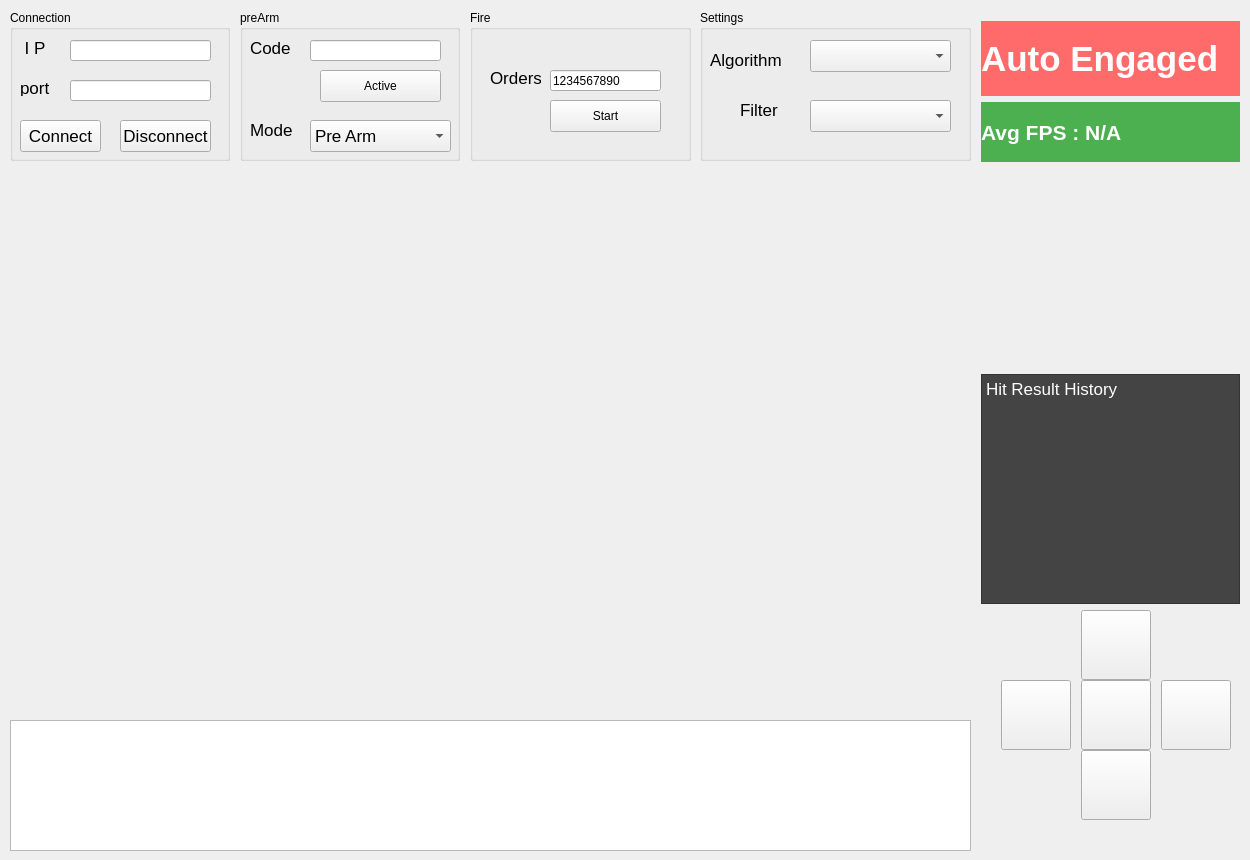
<?xml version="1.0" encoding="UTF-8"?>
<ui version="4.0">
 <class>devDreamer</class>
 <widget class="QMainWindow" name="devDreamer">
  <property name="geometry">
   <rect>
    <x>0</x>
    <y>0</y>
    <width>1250</width>
    <height>860</height>
   </rect>
  </property>
  <property name="minimumSize">
   <size>
    <width>1250</width>
    <height>860</height>
   </size>
  </property>
  <property name="maximumSize">
   <size>
    <width>1250</width>
    <height>860</height>
   </size>
  </property>
  <property name="windowTitle">
   <string>DevDreamers</string>
  </property>
  <property name="windowIcon">
   <iconset>
    <normaloff>resources/KakaoTalk_Photo_2024-06-24-18-08-19.png</normaloff>resources/KakaoTalk_Photo_2024-06-24-18-08-19.png</iconset>
  </property>
  <widget class="QWidget" name="centralwidget">
   <property name="minimumSize">
    <size>
     <width>1300</width>
     <height>1300</height>
    </size>
   </property>
   <widget class="QGroupBox" name="groupBox">
    <property name="geometry">
     <rect>
      <x>10</x>
      <y>10</y>
      <width>220</width>
      <height>151</height>
     </rect>
    </property>
    <property name="title">
     <string>Connection</string>
    </property>
    <widget class="QLabel" name="label">
     <property name="geometry">
      <rect>
       <x>10</x>
       <y>30</y>
       <width>31</width>
       <height>16</height>
      </rect>
     </property>
     <property name="font">
      <font>
       <pointsize>13</pointsize>
      </font>
     </property>
     <property name="text">
      <string> I P</string>
     </property>
    </widget>
    <widget class="QLineEdit" name="editIPAddress">
     <property name="geometry">
      <rect>
       <x>60</x>
       <y>30</y>
       <width>141</width>
       <height>21</height>
      </rect>
     </property>
     <property name="text">
      <string/>
     </property>
    </widget>
    <widget class="QLabel" name="label_2">
     <property name="geometry">
      <rect>
       <x>10</x>
       <y>70</y>
       <width>41</width>
       <height>16</height>
      </rect>
     </property>
     <property name="font">
      <font>
       <pointsize>13</pointsize>
      </font>
     </property>
     <property name="text">
      <string>port</string>
     </property>
    </widget>
    <widget class="QLineEdit" name="editTCPPort">
     <property name="geometry">
      <rect>
       <x>60</x>
       <y>70</y>
       <width>141</width>
       <height>21</height>
      </rect>
     </property>
    </widget>
    <widget class="QPushButton" name="buttonConnect">
     <property name="geometry">
      <rect>
       <x>10</x>
       <y>110</y>
       <width>81</width>
       <height>32</height>
      </rect>
     </property>
     <property name="font">
      <font>
       <pointsize>13</pointsize>
      </font>
     </property>
     <property name="text">
      <string>Connect</string>
     </property>
    </widget>
    <widget class="QPushButton" name="buttonDisconnect">
     <property name="geometry">
      <rect>
       <x>110</x>
       <y>110</y>
       <width>91</width>
       <height>32</height>
      </rect>
     </property>
     <property name="font">
      <font>
       <pointsize>13</pointsize>
      </font>
     </property>
     <property name="text">
      <string>Disconnect</string>
     </property>
    </widget>
   </widget>
   <widget class="QGroupBox" name="groupBox_2">
    <property name="geometry">
     <rect>
      <x>240</x>
      <y>10</y>
      <width>220</width>
      <height>151</height>
     </rect>
    </property>
    <property name="title">
     <string>preArm</string>
    </property>
    <widget class="QLabel" name="label_3">
     <property name="geometry">
      <rect>
       <x>10</x>
       <y>30</y>
       <width>51</width>
       <height>16</height>
      </rect>
     </property>
     <property name="font">
      <font>
       <pointsize>13</pointsize>
      </font>
     </property>
     <property name="text">
      <string>Code</string>
     </property>
    </widget>
    <widget class="QLineEdit" name="editPreArmCode">
     <property name="geometry">
      <rect>
       <x>70</x>
       <y>30</y>
       <width>131</width>
       <height>21</height>
      </rect>
     </property>
    </widget>
    <widget class="QPushButton" name="buttonPreArmEnable">
     <property name="geometry">
      <rect>
       <x>80</x>
       <y>60</y>
       <width>121</width>
       <height>32</height>
      </rect>
     </property>
     <property name="text">
      <string>Active</string>
     </property>
    </widget>
    <widget class="QComboBox" name="comboBoxSelectMode">
     <property name="geometry">
      <rect>
       <x>70</x>
       <y>110</y>
       <width>141</width>
       <height>32</height>
      </rect>
     </property>
     <property name="font">
      <font>
       <pointsize>13</pointsize>
      </font>
     </property>
     <item>
      <property name="text">
       <string>Pre Arm</string>
      </property>
     </item>
     <item>
      <property name="text">
       <string>Armed Manual</string>
      </property>
     </item>
     <item>
      <property name="text">
       <string>Auto Engage</string>
      </property>
     </item>
    </widget>
    <widget class="QLabel" name="label_8">
     <property name="geometry">
      <rect>
       <x>10</x>
       <y>110</y>
       <width>51</width>
       <height>20</height>
      </rect>
     </property>
     <property name="font">
      <font>
       <pointsize>13</pointsize>
      </font>
     </property>
     <property name="text">
      <string>Mode</string>
     </property>
    </widget>
   </widget>
   <widget class="QGroupBox" name="groupBox_3">
    <property name="geometry">
     <rect>
      <x>470</x>
      <y>10</y>
      <width>221</width>
      <height>151</height>
     </rect>
    </property>
    <property name="title">
     <string>Fire</string>
    </property>
    <widget class="QStackedWidget" name="stackedWidget">
     <property name="geometry">
      <rect>
       <x>10</x>
       <y>20</y>
       <width>201</width>
       <height>121</height>
      </rect>
     </property>
     <property name="currentIndex">
      <number>1</number>
     </property>
     <widget class="QWidget" name="page">
      <widget class="QCheckBox" name="checkBoxLaserEnable">
       <property name="geometry">
        <rect>
         <x>10</x>
         <y>40</y>
         <width>85</width>
         <height>20</height>
        </rect>
       </property>
       <property name="font">
        <font>
         <pointsize>13</pointsize>
        </font>
       </property>
       <property name="text">
        <string>Laser</string>
       </property>
      </widget>
      <widget class="QPushButton" name="buttonCalibrate">
       <property name="geometry">
        <rect>
         <x>10</x>
         <y>70</y>
         <width>100</width>
         <height>32</height>
        </rect>
       </property>
       <property name="font">
        <font>
         <pointsize>13</pointsize>
        </font>
       </property>
       <property name="text">
        <string>Calibrate</string>
       </property>
      </widget>
      <widget class="QLabel" name="label_9">
       <property name="geometry">
        <rect>
         <x>10</x>
         <y>0</y>
         <width>151</width>
         <height>21</height>
        </rect>
       </property>
       <property name="font">
        <font>
         <pointsize>12</pointsize>
        </font>
       </property>
       <property name="text">
        <string>&lt;Armed Manual&gt;</string>
       </property>
      </widget>
     </widget>
     <widget class="QWidget" name="page_2">
      <widget class="QLabel" name="label_5">
       <property name="geometry">
        <rect>
         <x>10</x>
         <y>40</y>
         <width>51</width>
         <height>16</height>
        </rect>
       </property>
       <property name="font">
        <font>
         <pointsize>13</pointsize>
        </font>
       </property>
       <property name="text">
        <string>Orders</string>
       </property>
      </widget>
      <widget class="QLineEdit" name="editEngageOrder">
       <property name="geometry">
        <rect>
         <x>70</x>
         <y>40</y>
         <width>111</width>
         <height>21</height>
        </rect>
       </property>
       <property name="text">
        <string>1234567890</string>
       </property>
      </widget>
      <widget class="QPushButton" name="buttonStart">
       <property name="geometry">
        <rect>
         <x>70</x>
         <y>70</y>
         <width>111</width>
         <height>32</height>
        </rect>
       </property>
       <property name="text">
        <string>Start</string>
       </property>
      </widget>
      <widget class="QLabel" name="label_10">
       <property name="geometry">
        <rect>
         <x>10</x>
         <y>0</y>
         <width>131</width>
         <height>20</height>
        </rect>
       </property>
       <property name="font">
        <font>
         <pointsize>12</pointsize>
        </font>
       </property>
       <property name="text">
        <string>&lt;Auto Engage&gt;</string>
       </property>
      </widget>
     </widget>
    </widget>
   </widget>
   <widget class="QWidget" name="verticalLayoutWidget">
    <property name="geometry">
     <rect>
      <x>970</x>
      <y>10</y>
      <width>281</width>
      <height>841</height>
     </rect>
    </property>
    <layout class="QVBoxLayout" name="layout_stateview">
     <item>
      <widget class="QLabel" name="labelState">
       <property name="maximumSize">
        <size>
         <width>16777215</width>
         <height>75</height>
        </size>
       </property>
       <property name="font">
        <font>
         <pointsize>26</pointsize>
         <bold>true</bold>
        </font>
       </property>
       <property name="autoFillBackground">
        <bool>false</bool>
       </property>
       <property name="styleSheet">
        <string notr="true">background-color: #FF6B6B;
color: #FFFFFF</string>
       </property>
       <property name="text">
        <string>Auto Engaged</string>
       </property>
      </widget>
     </item>
     <item>
      <widget class="QLabel" name="fps">
       <property name="maximumSize">
        <size>
         <width>16777215</width>
         <height>60</height>
        </size>
       </property>
       <property name="font">
        <font>
         <pointsize>16</pointsize>
         <bold>true</bold>
        </font>
       </property>
       <property name="autoFillBackground">
        <bool>false</bool>
       </property>
       <property name="styleSheet">
        <string notr="true">background-color: #4CAF50;
color: #FFFFFF</string>
       </property>
       <property name="text">
        <string>Avg FPS : N/A</string>
       </property>
      </widget>
     </item>
     <item>
      <widget class="QFrame" name="frameGraph">
       <property name="maximumSize">
        <size>
         <width>16777215</width>
         <height>200</height>
        </size>
       </property>
      </widget>
     </item>
     <item>
      <widget class="QTextBrowser" name="hitResultHistory">
       <property name="minimumSize">
        <size>
         <width>200</width>
         <height>100</height>
        </size>
       </property>
       <property name="maximumSize">
        <size>
         <width>16777215</width>
         <height>230</height>
        </size>
       </property>
       <property name="styleSheet">
        <string notr="true">background-color: #444444</string>
       </property>
       <property name="html">
        <string>&lt;!DOCTYPE HTML PUBLIC &quot;-//W3C//DTD HTML 4.0//EN&quot; &quot;http://www.w3.org/TR/REC-html40/strict.dtd&quot;&gt;
&lt;html&gt;&lt;head&gt;&lt;meta name=&quot;qrichtext&quot; content=&quot;1&quot; /&gt;&lt;meta charset=&quot;utf-8&quot; /&gt;&lt;style type=&quot;text/css&quot;&gt;
p, li { white-space: pre-wrap; }
hr { height: 1px; border-width: 0; }
li.unchecked::marker { content: &quot;\2610&quot;; }
li.checked::marker { content: &quot;\2612&quot;; }
&lt;/style&gt;&lt;/head&gt;&lt;body style=&quot; font-family:'.AppleSystemUIFont'; font-size:13pt; font-weight:400; font-style:normal;&quot;&gt;
&lt;p style=&quot; margin-top:0px; margin-bottom:0px; margin-left:0px; margin-right:0px; -qt-block-indent:0; text-indent:0px;&quot;&gt;&lt;span style=&quot; color:#ffffff;&quot;&gt;Hit Result History&lt;/span&gt;&lt;/p&gt;&lt;/body&gt;&lt;/html&gt;</string>
       </property>
      </widget>
     </item>
     <item>
      <widget class="QWidget" name="widget" native="true">
       <property name="maximumSize">
        <size>
         <width>16777215</width>
         <height>260</height>
        </size>
       </property>
       <widget class="QPushButton" name="buttonUp">
        <property name="geometry">
         <rect>
          <x>100</x>
          <y>0</y>
          <width>70</width>
          <height>70</height>
         </rect>
        </property>
        <property name="icon">
         <iconset>
          <normaloff>resources/w-arrow-up.png</normaloff>resources/w-arrow-up.png</iconset>
        </property>
        <property name="iconSize">
         <size>
          <width>60</width>
          <height>60</height>
         </size>
        </property>
       </widget>
       <widget class="QPushButton" name="buttonFire">
        <property name="geometry">
         <rect>
          <x>100</x>
          <y>70</y>
          <width>70</width>
          <height>70</height>
         </rect>
        </property>
        <property name="icon">
         <iconset>
          <normaloff>resources/shooting-target-color-icon.png</normaloff>resources/shooting-target-color-icon.png</iconset>
        </property>
        <property name="iconSize">
         <size>
          <width>60</width>
          <height>60</height>
         </size>
        </property>
       </widget>
       <widget class="QPushButton" name="buttonRight">
        <property name="geometry">
         <rect>
          <x>180</x>
          <y>70</y>
          <width>70</width>
          <height>70</height>
         </rect>
        </property>
        <property name="icon">
         <iconset>
          <normaloff>resources/w-arrow-right.png</normaloff>resources/w-arrow-right.png</iconset>
        </property>
        <property name="iconSize">
         <size>
          <width>60</width>
          <height>60</height>
         </size>
        </property>
       </widget>
       <widget class="QPushButton" name="buttonLeft">
        <property name="geometry">
         <rect>
          <x>20</x>
          <y>70</y>
          <width>70</width>
          <height>70</height>
         </rect>
        </property>
        <property name="icon">
         <iconset>
          <normaloff>resources/w-arrow-left.png</normaloff>resources/w-arrow-left.png</iconset>
        </property>
        <property name="iconSize">
         <size>
          <width>60</width>
          <height>60</height>
         </size>
        </property>
       </widget>
       <widget class="QPushButton" name="buttonDown">
        <property name="geometry">
         <rect>
          <x>100</x>
          <y>140</y>
          <width>70</width>
          <height>70</height>
         </rect>
        </property>
        <property name="icon">
         <iconset>
          <normaloff>resources/w-arrow-down.png</normaloff>resources/w-arrow-down.png</iconset>
        </property>
        <property name="iconSize">
         <size>
          <width>60</width>
          <height>60</height>
         </size>
        </property>
       </widget>
      </widget>
     </item>
    </layout>
   </widget>
   <widget class="QWidget" name="overlayWidget" native="true">
    <property name="geometry">
     <rect>
      <x>10</x>
      <y>170</y>
      <width>960</width>
      <height>544</height>
     </rect>
    </property>
   </widget>
   <widget class="QGroupBox" name="groupBox_4">
    <property name="geometry">
     <rect>
      <x>700</x>
      <y>10</y>
      <width>271</width>
      <height>151</height>
     </rect>
    </property>
    <property name="title">
     <string>Settings</string>
    </property>
    <widget class="QLabel" name="algorithm">
     <property name="geometry">
      <rect>
       <x>10</x>
       <y>40</y>
       <width>81</width>
       <height>20</height>
      </rect>
     </property>
     <property name="font">
      <font>
       <pointsize>13</pointsize>
      </font>
     </property>
     <property name="text">
      <string>Algorithm</string>
     </property>
    </widget>
    <widget class="QLabel" name="filter">
     <property name="geometry">
      <rect>
       <x>40</x>
       <y>90</y>
       <width>51</width>
       <height>20</height>
      </rect>
     </property>
     <property name="font">
      <font>
       <pointsize>13</pointsize>
      </font>
     </property>
     <property name="text">
      <string>Filter</string>
     </property>
    </widget>
    <widget class="QComboBox" name="comboBoxChangeAlgorithm">
     <property name="geometry">
      <rect>
       <x>110</x>
       <y>30</y>
       <width>141</width>
       <height>32</height>
      </rect>
     </property>
     <property name="font">
      <font>
       <pointsize>13</pointsize>
      </font>
     </property>
    </widget>
    <widget class="QComboBox" name="comboBoxChangeFilter">
     <property name="geometry">
      <rect>
       <x>110</x>
       <y>90</y>
       <width>141</width>
       <height>32</height>
      </rect>
     </property>
     <property name="font">
      <font>
       <pointsize>13</pointsize>
      </font>
     </property>
    </widget>
   </widget>
   <widget class="QTextEdit" name="logBox">
    <property name="geometry">
     <rect>
      <x>10</x>
      <y>720</y>
      <width>961</width>
      <height>131</height>
     </rect>
    </property>
    <property name="readOnly">
     <bool>true</bool>
    </property>
   </widget>
  </widget>
 </widget>
 <layoutdefault spacing="6" margin="11"/>
 <resources/>
 <connections/>
</ui>
